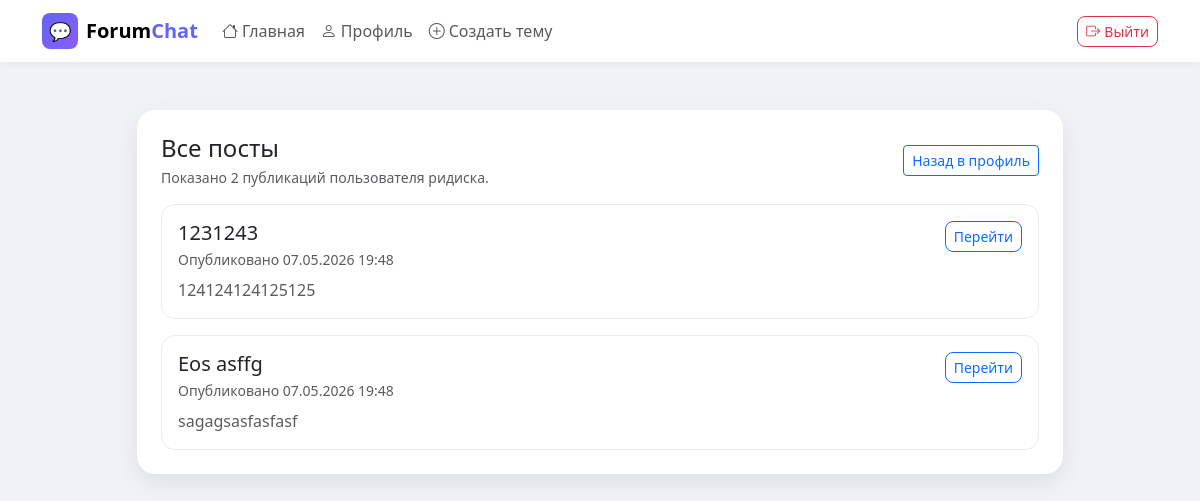
The page /home/profile_posts.php (signed in) on the database its author committed.
### tables this page shows
CREATE TABLE `users` (
  `id` bigint(20) NOT NULL,
  `username` varchar(50) NOT NULL,
  `avatar_url` varchar(500) DEFAULT NULL,
  `user_role` enum('user','moderator','admin') DEFAULT 'user',
  `email` varchar(100) DEFAULT NULL,
  `password_hash` varchar(255) NOT NULL,
  `status` enum('active','blocked') DEFAULT 'active',
  `failed_attempts` int(11) DEFAULT '0',
  `locked_until` datetime DEFAULT NULL,
  `created_at` timestamp NULL DEFAULT CURRENT_TIMESTAMP,
  `updated_at` timestamp NULL DEFAULT CURRENT_TIMESTAMP ON UPDATE CURRENT_TIMESTAMP,
  `last_failed_at` datetime DEFAULT NULL,
  `two_factor_secret` varchar(64) DEFAULT NULL,
  `two_factor_enabled` tinyint(1) NOT NULL DEFAULT '0',
  `email_confirmed` tinyint(1) NOT NULL DEFAULT '0',
  `ban_until` datetime DEFAULT NULL,
  `ban_reason` text
);

CREATE TABLE `posts` (
  `id` bigint(20) NOT NULL,
  `topic_id` bigint(20) DEFAULT NULL,
  `author_id` bigint(20) DEFAULT NULL,
  `content` text,
  `status` enum('draft','published') DEFAULT 'published',
  `created_at` timestamp NULL DEFAULT CURRENT_TIMESTAMP,
  `updated_at` timestamp NULL DEFAULT CURRENT_TIMESTAMP ON UPDATE CURRENT_TIMESTAMP,
  `deleted` tinyint(1) DEFAULT '0',
  `hidden` tinyint(1) DEFAULT '0',
  `hidden_reason` varchar(255) DEFAULT NULL,
  `hidden_at` timestamp NULL DEFAULT NULL
);

CREATE TABLE `topics` (
  `id` bigint(20) NOT NULL,
  `title` varchar(255) NOT NULL,
  `description` text,
  `author_id` bigint(20) DEFAULT NULL,
  `category_id` bigint(20) DEFAULT NULL,
  `created_at` timestamp NULL DEFAULT CURRENT_TIMESTAMP,
  `status` enum('open','closed','archived','draft') DEFAULT 'open',
  `is_pinned` tinyint(1) DEFAULT '0'
);

### classes/User.php (called while the page is built, shortened)
<?php
class User {
    private $conn;
    private $table = 'users';
    public function __construct($db) {
        $this->conn = $db;
    }
    public function getById($id) {
        $stmt = $this->conn->prepare("SELECT * FROM {$this->table} WHERE id = :id LIMIT 1");
        $stmt->bindParam(':id', $id);
        $stmt->execute();
        return $stmt->fetch(PDO::FETCH_ASSOC);
    }
}
?>

### home/profile_posts.php (the view, shortened to what this page needs)
<?php
require_once __DIR__ . '/../config/database.php';
require_once __DIR__ . '/../classes/User.php';
$db = new Database();
$conn = $db->getConnection();
$user = new User($conn);
$userId = $_SESSION['user_id'];
$userInfo = $user->getById($userId);
$username = htmlspecialchars($userInfo['username'] ?? '');
$postsStmt = $conn->prepare(
    'SELECT p.id, p.content, p.created_at, p.topic_id, t.title AS topic_title
     FROM posts p
     LEFT JOIN topics t ON t.id = p.topic_id
     WHERE p.author_id = :user_id AND p.deleted = 0
     ORDER BY p.created_at DESC'
);
$postsStmt->bindParam(':user_id', $userId);
$postsStmt->execute();
$userPosts = $postsStmt->fetchAll(PDO::FETCH_ASSOC);
$postCount = count($userPosts);
?>
<!DOCTYPE html>
<html lang="ru">
<head>
<link href="https://cdn.jsdelivr.net/npm/bootstrap@5.3.3/dist/css/bootstrap.min.css" rel="stylesheet">
<link href="https://cdn.jsdelivr.net/npm/bootstrap-icons@1.11.3/font/bootstrap-icons.min.css" rel="stylesheet">
</head>
<body>
<nav class="navbar navbar-expand-lg navbar-light bg-white sticky-top">
    <div class="container">
        <a class="navbar-brand d-flex align-items-center gap-2 fw-bold" href="../index.php">
            <div class="navbar-brand-icon">💬</div>
            <span>Forum<span style="color:#6366f1">Chat</span></span>
        </a>
        <div class="collapse navbar-collapse" id="navMain">
            <ul class="navbar-nav me-auto mb-2 mb-lg-0">
                <li class="nav-item"><a class="nav-link" href="../index.php"><i class="bi bi-house me-1"></i>Главная</a></li>
                <li class="nav-item"><a class="nav-link" href="profile.php"><i class="bi bi-person me-1"></i>Профиль</a></li>
                <li class="nav-item"><a class="nav-link" href="../create.php"><i class="bi bi-plus-circle me-1"></i>Создать тему</a></li>
            </ul>
            <div class="d-flex align-items-center gap-2">
                <a href="../auth/logout.php" class="btn btn-sm btn-outline-danger rounded-3">
                    <i class="bi bi-box-arrow-right me-1"></i>Выйти
                </a>
            </div>
        </div>
    </div>
</nav>
<div class="container py-5">
    <div class="row justify-content-center">
        <div class="col-lg-10">
            <div class="card activity-card p-4 mb-4">
                <div class="d-flex align-items-center justify-content-between mb-3">
                    <div>
                        <h4 class="mb-1">Все посты</h4>
                        <p class="text-muted small mb-0">Показано <?= $postCount ?> публикаций пользователя <?= $username ?>.</p>
                    </div>
                    <a href="profile.php" class="btn btn-sm btn-outline-primary">Назад в профиль</a>
                </div>
                <?php if (empty($userPosts)): ?>
                <div class="text-center text-muted py-5">
                    <i class="bi bi-chat-left-text display-4 mb-3"></i>
                    <p class="mb-0">У вас пока нет опубликованных постов.</p>
                </div>
                <?php else: ?>
                <div class="d-flex flex-column gap-3">
                    <?php foreach ($userPosts as $postItem): ?>
                    <div class="activity-item">
                        <div class="d-flex align-items-start justify-content-between gap-3 flex-wrap">
                            <div class="min-w-0">
                                <h5 class="mb-1"><?= htmlspecialchars($postItem['topic_title'] ?: 'Без темы') ?></h5>
                                <small class="text-muted d-block mb-2">Опубликовано <?= date('d.m.Y H:i', strtotime($postItem['created_at'])) ?></small>
                                <p class="mb-0 text-muted"><?= nl2br(htmlspecialchars(mb_substr($postItem['content'], 0, 240))) ?></p>
                            </div>
                            <a href="../topic.php?id=<?= $postItem['topic_id'] ?>#post-<?= $postItem['id'] ?>" class="btn btn-sm btn-outline-primary rounded-3">Перейти</a>
                        </div>
                    </div>
                    <?php endforeach; ?>
                </div>
                <?php endif; ?>
            </div>
        </div>
    </div>
</div>
</body>
</html>

### home/profile_posts.php (style rules this page uses)
body { background-color: #f0f2f5; }
.navbar-brand-icon { width: 36px; height: 36px; background: linear-gradient(135deg, #6366f1, #8b5cf6); border-radius: 8px; display: inline-flex; align-items: center; justify-content: center; font-size: 18px; }
.navbar { box-shadow: 0 1px 8px rgba(0,0,0,.06); }
.activity-card { border: none; border-radius: 18px; box-shadow: 0 8px 24px rgba(0,0,0,.08); }
.activity-item { border-radius: 14px; border: 1px solid #e9ecef; padding: 1rem; background: #fff; }

### rows shown on the page
users: username "ридиска"
posts: topic.title "1231243", created_at "07.05.2026 19:48", content "124124124125125"
posts: topic.title "Eos asffg", created_at "07.05.2026 19:48", content "sagagsasfasfasf"

### other values the page prints
$postCount "2"
